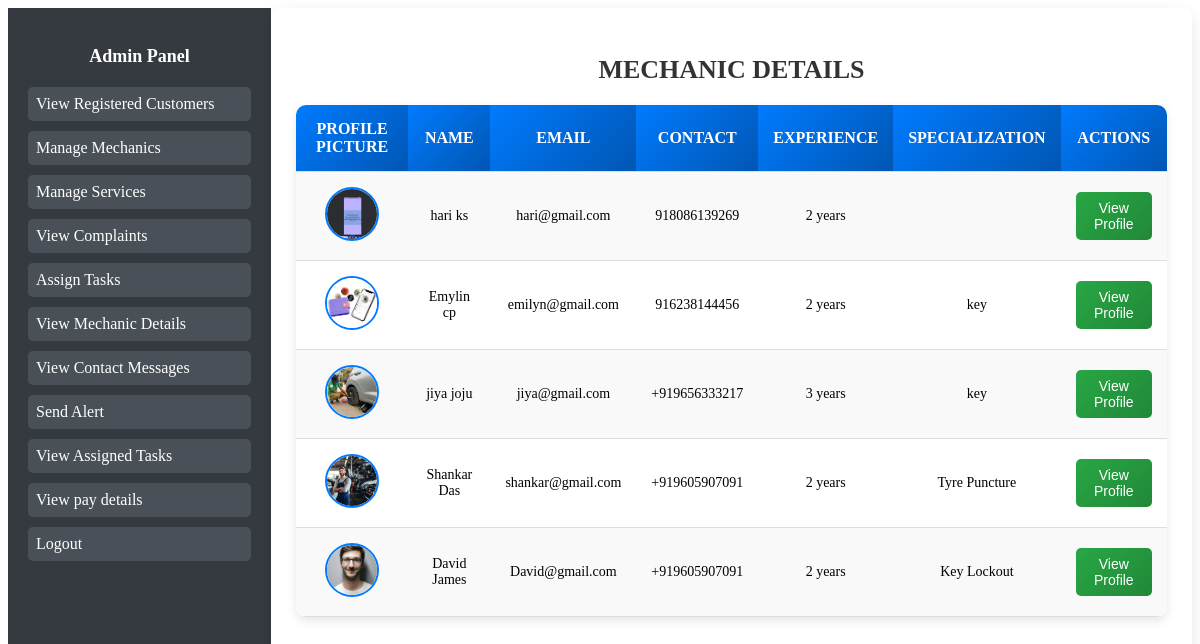
/view-mechanic-details/ (signed in), run on the app's committed database.
### Home/models.py (models this page shows, shortened)
class MechanicProfile(models.Model):
    user = models.OneToOneField(User, on_delete=models.CASCADE)  # Links profile to User
    first_name = models.CharField(max_length=255)
    last_name = models.CharField(max_length=255)
    date_of_birth = models.DateField(null=True, blank=True)
    email = models.EmailField()#unique=True)
    gender_choices = [('Male', 'Male'), ('Female', 'Female'), ('Other', 'Other')]
    gender = models.CharField(max_length=10, choices=gender_choices)
    profile_picture = models.ImageField(upload_to='mechanic_profiles/', null=True, blank=True)
    contact_no = models.CharField(max_length=15, blank=True, null=True)
    aadhar_id = models.CharField(
        max_length=12,
        validators=[RegexValidator(regex=r'^\d{12}$', message="Aadhar number must be exactly 12 digits")],
    )
    alternate_contact = models.CharField(max_length=15, blank=True, null=True)
    experience = models.PositiveIntegerField(null=True, blank=True)
    address = models.TextField()
    state = models.CharField(max_length=255)
    city = models.CharField(max_length=255)
    district = models.CharField(max_length=255)
    specialization = models.ForeignKey('ServiceProvided', on_delete=models.SET_NULL, null=True)

class ServiceProvided(models.Model):
    name = models.CharField(max_length=255)
    picture = models.ImageField(upload_to='services/')  # Main picture
    short_description = models.TextField()
    long_description = models.TextField()
    points_to_remember = models.TextField()
    additional_picture = models.ImageField(upload_to='services/', blank=True, null=True)  # Additional Picture

### Home/views.py (the view)
# urls.py: path('view-mechanic-details/', views.view_mechdetails, name='view_mechanic_details'),
@user_passes_test(lambda u: u.is_superuser)
def view_mechdetails(request):
    mechanics = MechanicProfile.objects.all()
    return render(request, 'view_mechdetails.html', {'mechanics': mechanics})

### templates/view_mechdetails.html (shortened to what this page needs)
{% extends 'base_admin.html' %}
{% block content %}
<h2 class="page-header">Mechanic Details</h2>
<table class="mechanic-table">
    <tr>
        <th>Profile Picture</th>
        <th>Name</th>
        <th>Email</th>
        <th>Contact</th>
        <th>Experience</th>
        <th>Specialization</th>
        <th>Actions</th>
    </tr>
    {% for mechanic in mechanics %}
    <tr>
        <td>
            {% if mechanic.profile_picture %}
                <img src="{{ mechanic.profile_picture.url }}" alt="Profile Picture" class="profile-img">
            {% else %}
                No Image
            {% endif %}
        </td>
        <td>{{ mechanic.first_name }} {{ mechanic.last_name }}</td>
        <td>{{ mechanic.email }}</td>
        <td>{{ mechanic.contact_no }}</td>
        <td>{{ mechanic.experience }} years</td>
        <td>{{ mechanic.specialization.name }}</td>
        <td>
            <a href="{% url 'view_byadmin' mechanic.id %}">
                <button class="view-btn">View Profile</button>
            </a>
        </td>
    </tr>
    {% endfor %}
</table>
{% endblock %}

### templates/view_mechdetails.html (style rules this page uses)
.mechanic-table { width: 100%; border-collapse: collapse; margin-top: 20px; background: #ffffff; border-radius: 10px; overflow: hidden; box-shadow: 0px 4px 10px rgba(0, 0, 0, 0.1); }
.mechanic-table th, .mechanic-table td { padding: 15px; text-align: center; border-bottom: 1px solid #ddd; font-size: 14px; }
.mechanic-table th { background: linear-gradient(135deg, #007BFF, #0056b3); color: white; font-size: 16px; text-transform: uppercase; }
.mechanic-table tr:nth-child(even) { background-color: #f9f9f9; }
.profile-img { width: 50px; height: 50px; border-radius: 50%; object-fit: cover; border: 2px solid #007BFF; transition: transform 0.3s ease-in-out; }
.view-btn { padding: 8px 12px; background: linear-gradient(135deg, #28a745, #218838); color: white; border: none; border-radius: 5px; cursor: pointer; font-size: 14px; transition: 0.3s; }
.page-header { font-size: 26px; color: #333; margin-bottom: 20px; font-weight: bold; text-align: center; text-transform: uppercase; }

### data on the page
MechanicProfile: profile_picture (picture), first_name "hari", last_name "ks", email "hari@gmail.com", contact_no "918086139269", experience "2"
MechanicProfile: profile_picture (picture), first_name "Emylin", last_name "cp", email "emilyn@gmail.com", contact_no "916238144456", experience "2", specialization.name "key"
MechanicProfile: profile_picture (picture), first_name "jiya", last_name "joju", email "jiya@gmail.com", contact_no "+919656333217", experience "3", specialization.name "key"
MechanicProfile: profile_picture (picture), first_name "Shankar", last_name "Das", email "shankar@gmail.com", contact_no "+919605907091", experience "2", specialization.name "Tyre Puncture"
MechanicProfile: profile_picture (picture), first_name "David", last_name "James", email "David@gmail.com", contact_no "+919605907091", experience "2", specialization.name "Key Lockout"
